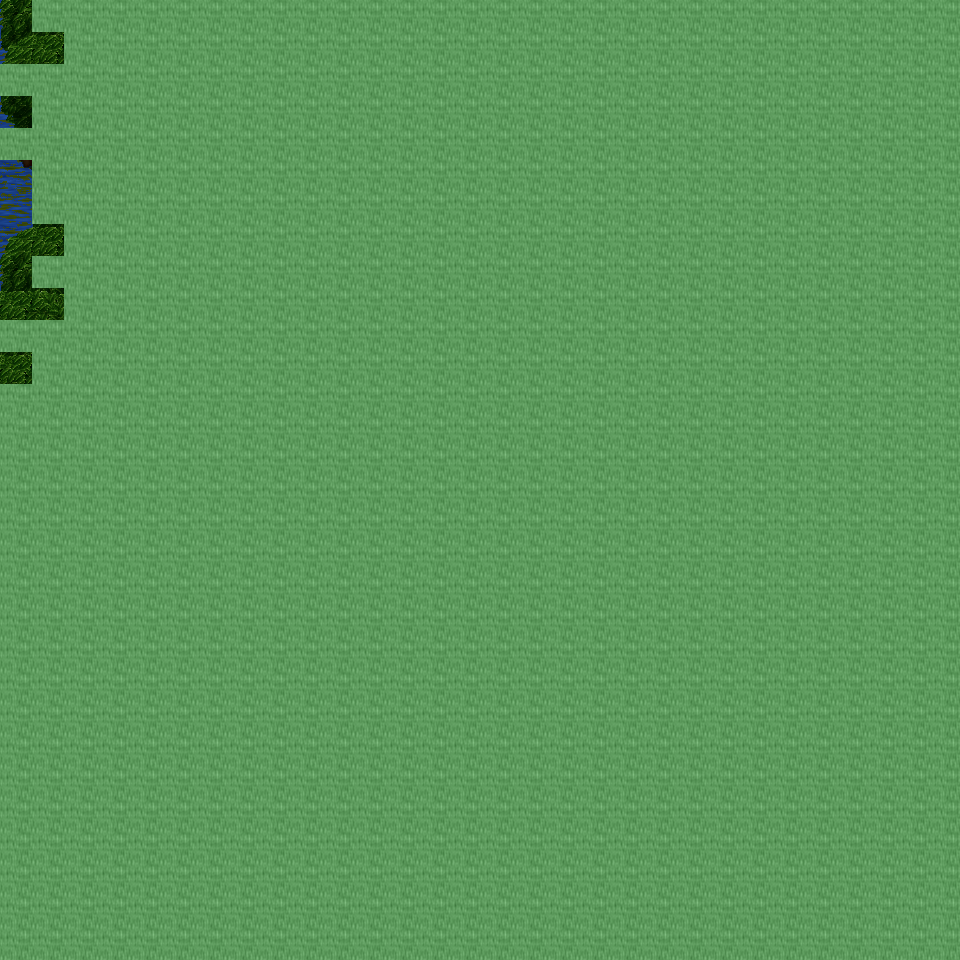

Below is a game level as drawn by its tile map, then a one-line description and the .tmx that defines it (tile-layer data replaced by summaries):
An orthogonal 30x30 tile map with 32x32 px tiles, 6 tile layers (Ground, Object, Object2, Above, ...), 31 tilesets and 5 objects (5x mapchange).

<map version="1.0" orientation="orthogonal" renderorder="right-down" width="30" height="30" tilewidth="32" tileheight="32" nextobjectid="6">
  <tileset firstgid="1" name="tileset_ground_ground" tilewidth="32" tileheight="32" tilecount="33" columns="3">
    <image source="../drawable/tileset_ground_ground.png" width="96" height="352" />
  </tileset>
  <tileset firstgid="34" name="tileset_plant_grasses" tilewidth="32" tileheight="32" tilecount="6" columns="3">
    <image source="../drawable/tileset_plant_grasses.png" width="96" height="64" />
  </tileset>
  <tileset firstgid="40" name="tileset_plant_flower_daisy_white" tilewidth="32" tileheight="32" tilecount="8" columns="2">
    <image source="../drawable/tileset_plant_flower_daisy_white.png" width="64" height="128" />
  </tileset>
  <tileset firstgid="48" name="tileset_ground_grass_edges" tilewidth="32" tileheight="32" tilecount="36" columns="12">
    <image source="../drawable/tileset_ground_grass_edges.png" width="384" height="96" />
  </tileset>
  <tileset firstgid="84" name="tileset_ground_grass_corners" tilewidth="32" tileheight="32" tilecount="24" columns="6">
    <image source="../drawable/tileset_ground_grass_corners.png" width="192" height="128" />
  </tileset>
  <tileset firstgid="108" name="tileset_ground_earth_edges" tilewidth="32" tileheight="32" tilecount="18" columns="6">
    <image source="../drawable/tileset_ground_earth_edges.png" width="192" height="96" />
  </tileset>
  <tileset firstgid="126" name="tileset_ground_rock_pebbles" tilewidth="32" tileheight="32" tilecount="3" columns="1">
    <image source="../drawable/tileset_ground_rock_pebbles.png" width="32" height="96" />
  </tileset>
  <tileset firstgid="129" name="tileset_plant_flower_daisy_yellow" tilewidth="32" tileheight="32" tilecount="8" columns="2">
    <image source="../drawable/tileset_plant_flower_daisy_yellow.png" width="64" height="128" />
  </tileset>
  <tileset firstgid="137" name="tileset_plant_flower_daisy_red" tilewidth="32" tileheight="32" tilecount="8" columns="2">
    <image source="../drawable/tileset_plant_flower_daisy_red.png" width="64" height="128" />
  </tileset>
  <tileset firstgid="145" name="tileset_plant_tree_tree_fluffy" tilewidth="32" tileheight="32" tilecount="12" columns="4">
    <image source="../drawable/tileset_plant_tree_tree_fluffy.png" width="128" height="96" />
  </tileset>
  <tileset firstgid="157" name="tileset_logic_collision" tilewidth="32" tileheight="32" tilecount="1" columns="1">
    <image source="../drawable/tileset_logic_collision.png" width="32" height="32" />
  </tileset>
  <tileset firstgid="158" name="tileset_ground_water_swamp_water" tilewidth="32" tileheight="32" tilecount="33" columns="3">
    <image source="../drawable/tileset_ground_water_swamp_water.png" width="96" height="352" />
  </tileset>
  <tileset firstgid="191" name="tileset_plant_tree_tree_darkgreen" tilewidth="32" tileheight="32" tilecount="88" columns="8">
    <image source="../drawable/tileset_plant_tree_tree_darkgreen.png" width="256" height="352" />
  </tileset>
  <tileset firstgid="279" name="tileset_plant_grasses_swamp" tilewidth="32" tileheight="32" tilecount="42" columns="6">
    <image source="../drawable/tileset_plant_grasses_swamp.png" width="192" height="224" />
  </tileset>
  <tileset firstgid="321" name="tileset_building_stone_ruins" tilewidth="32" tileheight="32" tilecount="72" columns="6">
    <image source="../drawable/tileset_building_stone_ruins.png" width="192" height="384" />
  </tileset>
  <tileset firstgid="393" name="tileset_item_gothic_large_gravestone" tilewidth="32" tileheight="32" tilecount="9" columns="3">
    <image source="../drawable/tileset_item_gothic_large_gravestone.png" width="96" height="96" />
  </tileset>
  <tileset firstgid="402" name="tileset_item_gothic_skull_post" tilewidth="32" tileheight="32" tilecount="2" columns="1">
    <image source="../drawable/tileset_item_gothic_skull_post.png" width="32" height="64" />
  </tileset>
  <tileset firstgid="404" name="tileset_item_gothic_tombstone_2" tilewidth="32" tileheight="32" tilecount="8" columns="2">
    <image source="../drawable/tileset_item_gothic_tombstone_2.png" width="64" height="128" />
  </tileset>
  <tileset firstgid="412" name="tileset_item_statue_broken_green_column" tilewidth="32" tileheight="32" tilecount="2" columns="1">
    <image source="../drawable/tileset_item_statue_broken_green_column.png" width="32" height="64" />
  </tileset>
  <tileset firstgid="414" name="tileset_item_statue_broken_lion" tilewidth="32" tileheight="32" tilecount="6" columns="2">
    <image source="../drawable/tileset_item_statue_broken_lion.png" width="64" height="96" />
  </tileset>
  <tileset firstgid="420" name="tileset_item_statue_green_stone" tilewidth="32" tileheight="32" tilecount="12" columns="4">
    <image source="../drawable/tileset_item_statue_green_stone.png" width="128" height="96" />
  </tileset>
  <tileset firstgid="432" name="tileset_ground_slate_tiles" tilewidth="32" tileheight="32" tilecount="15" columns="5">
    <image source="../drawable/tileset_ground_slate_tiles.png" width="160" height="96" />
  </tileset>
  <tileset firstgid="447" name="tileset_ground_rock_rocks" tilewidth="32" tileheight="32" tilecount="4" columns="2">
    <image source="../drawable/tileset_ground_rock_rocks.png" width="64" height="64" />
  </tileset>
  <tileset firstgid="451" name="tileset_ground_rock_rocks_2" tilewidth="32" tileheight="32" tilecount="4" columns="2">
    <image source="../drawable/tileset_ground_rock_rocks_2.png" width="64" height="64" />
  </tileset>
  <tileset firstgid="455" name="tileset_ground_rock_rocks_3" tilewidth="32" tileheight="32" tilecount="16" columns="4">
    <image source="../drawable/tileset_ground_rock_rocks_3.png" width="128" height="128" />
  </tileset>
  <tileset firstgid="471" name="tileset_plant_stump_hollow_logs" tilewidth="32" tileheight="32" tilecount="6" columns="3">
    <image source="../drawable/tileset_plant_stump_hollow_logs.png" width="96" height="64" />
  </tileset>
  <tileset firstgid="477" name="tileset_plant_tree_dead_tree_2" tilewidth="32" tileheight="32" tilecount="20" columns="4">
    <image source="../drawable/tileset_plant_tree_dead_tree_2.png" width="128" height="160" />
  </tileset>
  <tileset firstgid="497" name="tileset_plant_tree_dead_tree_3" tilewidth="32" tileheight="32" tilecount="16" columns="4">
    <image source="../drawable/tileset_plant_tree_dead_tree_3.png" width="128" height="128" />
  </tileset>
  <tileset firstgid="513" name="tileset_item_corpse_skeleton" tilewidth="32" tileheight="32" tilecount="4" columns="2">
    <image source="../drawable/tileset_item_corpse_skeleton.png" width="64" height="64" />
  </tileset>
  <tileset firstgid="517" name="tileset_item_corpse_swamp_sunken" tilewidth="32" tileheight="32" tilecount="32" columns="8">
    <image source="../drawable/tileset_item_corpse_swamp_sunken.png" width="256" height="128" />
  </tileset>
  <tileset firstgid="549" name="tileset_object_rock_pillars_stone" tilewidth="32" tileheight="32" tilecount="36" columns="6">
    <image source="../drawable/tileset_object_rock_pillars_stone.png" width="192" height="192" />
  </tileset>
  <layer name="Ground" width="30" height="30">
    <data>[900 cells, 900 non-empty, 18 distinct tile ids]</data>
  </layer>
  <layer name="Object" width="30" height="30">
    <data>[900 cells, 243 non-empty, 16 distinct tile ids]</data>
  </layer>
  <layer name="Object2" width="30" height="30">
    <data>[900 cells, 310 non-empty, 27 distinct tile ids]</data>
  </layer>
  <layer name="Above" width="30" height="30">
    <data>[900 cells, 237 non-empty, 9 distinct tile ids]</data>
  </layer>
  <layer name="Above2" width="30" height="30">
    <data>[900 cells, 117 non-empty, 5 distinct tile ids]</data>
  </layer>
  <layer name="Walkable" width="30" height="30">
    <data>[900 cells, 888 non-empty, 1 distinct tile ids]</data>
  </layer>
  <objectgroup name="MapEvents">
    <object id="1" name="north" type="mapchange" x="0" y="0" width="32" height="32">
      <properties>
        <property name="map" value="0_ados_mountain_n2_w2_x4_y2" />
        <property name="place" value="south" />
      </properties>
    </object>
    <object id="2" name="west" type="mapchange" x="0" y="0" width="32" height="64">
      <properties>
        <property name="map" value="0_ados_mountain_n2_w2_x3_y3" />
        <property name="place" value="east" />
      </properties>
    </object>
    <object id="3" name="west2" type="mapchange" x="0" y="96" width="32" height="32">
      <properties>
        <property name="map" value="0_ados_mountain_n2_w2_x3_y3" />
        <property name="place" value="east2" />
      </properties>
    </object>
    <object id="4" name="west3" type="mapchange" x="0" y="160" width="32" height="160">
      <properties>
        <property name="map" value="0_ados_mountain_n2_w2_x3_y3" />
        <property name="place" value="east3" />
      </properties>
    </object>
    <object id="5" name="west4" type="mapchange" x="0" y="352" width="32" height="32">
      <properties>
        <property name="map" value="0_ados_mountain_n2_w2_x3_y3" />
        <property name="place" value="east4" />
      </properties>
    </object>
  </objectgroup>
</map>
